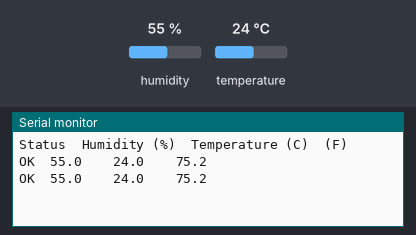
Recording of a sketch running on a simulated ESP32. Shown: the last lines printed to the serial monitor. The test bench sets the inputs (shaded band); at power-on: humidity 55 %, temperature 24 °C.

Above: at 4.8 s.
4.9 s: humidity set to 22 %
At 6.9 s:
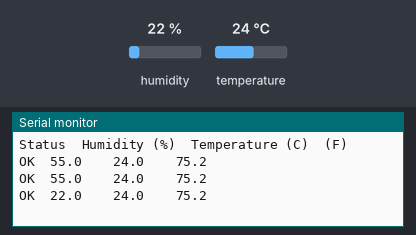
7.9 s: temperature set to 12 °C
At 9.2 s:
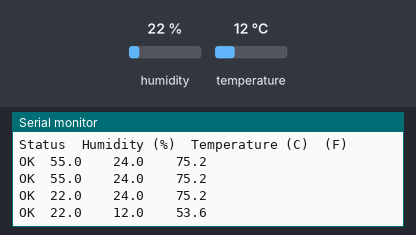
10.9 s: humidity set to 40 %
At 12.8 s:
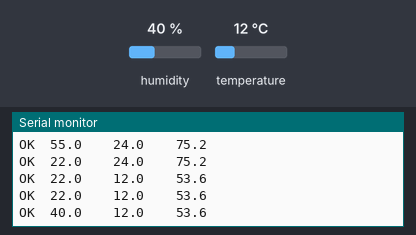
Timing chart, 0 to 14.3 s (numbered marks = the images above; inputs shaded):
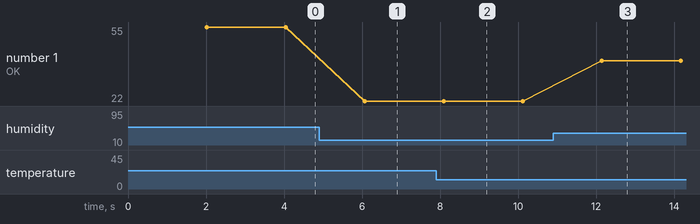

The sketch:

tempPPTVer.ino
```cpp
#include "DHT.h"

#define DHTPIN 4      // Pin where the DHT11 is connected
#define DHTTYPE DHT11 // DHT 11

DHT dht(DHTPIN, DHTTYPE);

void setup() {
    Serial.begin(9600);
    Serial.println();
    Serial.println("Status\tHumidity (%)\tTemperature (C)\t(F)");
    dht.begin(); // Initialize the DHT sensor
}

void loop() {
    delay(2000); // Wait a few seconds between measurements

    float humidity = dht.readHumidity(); // Get humidity value
    float temperature = dht.readTemperature(); // Get temperature value
    float temperatureF = (temperature * 9.0 / 5.0) + 32;

    // Check if any reads failed and exit early (to try again).
    if (isnan(humidity) || isnan(temperature)) {
        Serial.println("Failed to read from DHT sensor!");
        return;
    }

    // Print the results to the Serial Monitor
    Serial.print("OK\t");
    Serial.print(humidity, 1); // Print humidity
    Serial.print("\t\t");
    Serial.print(temperature, 1); // Print temperature
    Serial.print("\t\t");
    Serial.println(temperatureF, 1);
}
```

Measured:
- after the input at 4.9 s, the serial monitor: prints a new line after 1.2 s (image 1)
- after the input at 7.9 s, the serial monitor: prints a new line after 0.19 s (image 2)
- after the input at 10.9 s, the serial monitor: prints a new line after 1.2 s (image 3)
- plotted number 1: 55 → 22 after the input at 4.9 s, 22 → 40 after the input at 10.9 s
